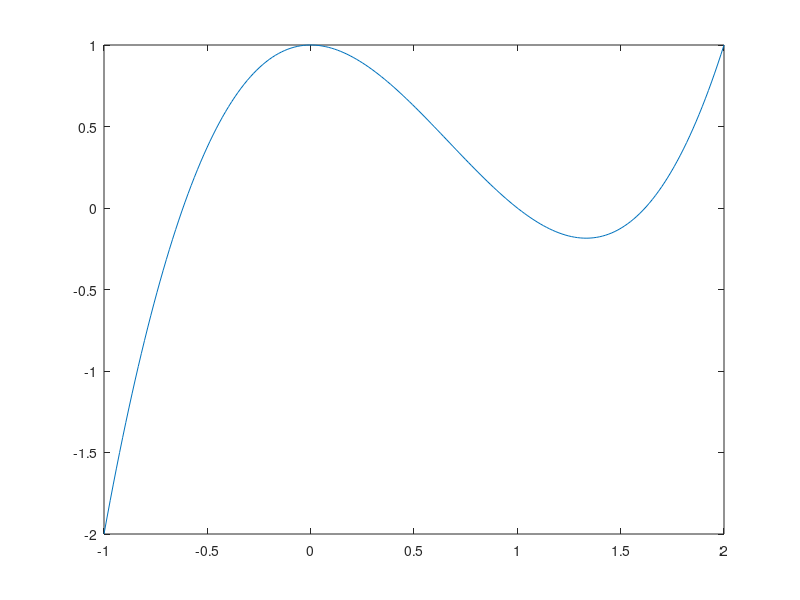

Here is the MATLAB script that generated this plot: (Note: this script raises an error after producing the figure.)
%1.1
f=[1 -2 0 1];
x=[1 2 3];
y=polyval(f,x)
%1.2
f=[1 -2 0 1];
x=linspace(-1,2,200);
y=polyval(f,x);
plot(x,y);

%1.3
hold on;
yline(0,'b');
f=[1 -2 0 1];
z=roots(f);
plot(z,0,'bx');
hold off;
saveas(gcf,'graph3_1.3.png');

